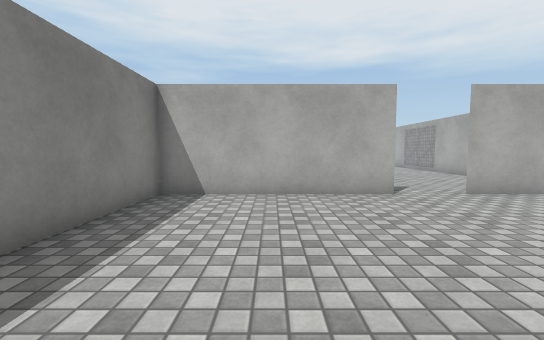
View 1 (above)

13 first-person views from a walk through a scene from a Unity 3-D project. The camera is 1.2 m above the floor, tilts 4° down and sees 90° across. The floor is counted in squares, 1 m on a side. Each view is taken from the middle of a square. On the plan, view 1 faces up. The plan holds only what a view shows up to about 13 squares ahead; the rest is blank. Surface patterns are stand-ins for the level's own textures.

View 2
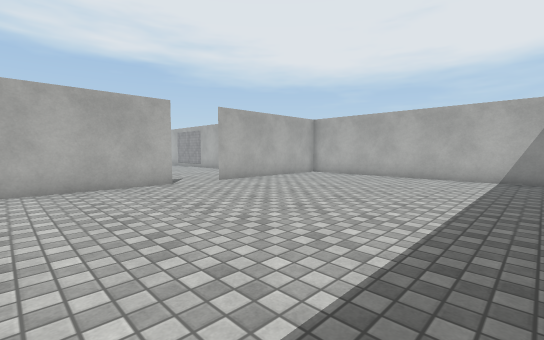

View 3
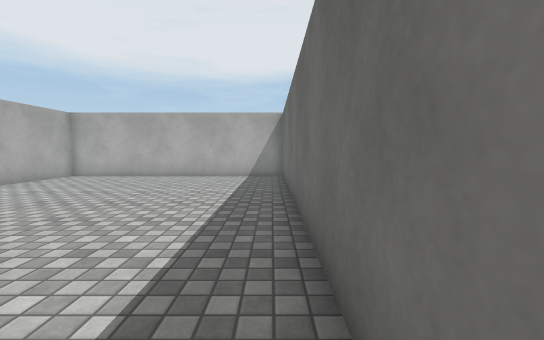

View 4
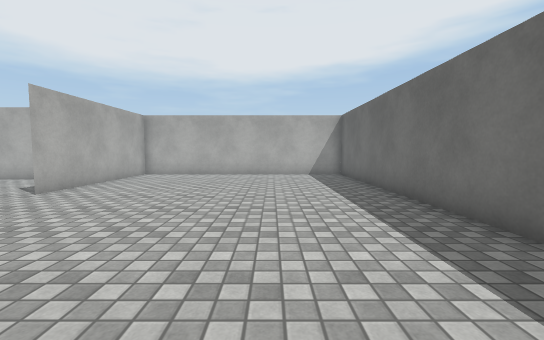

View 5
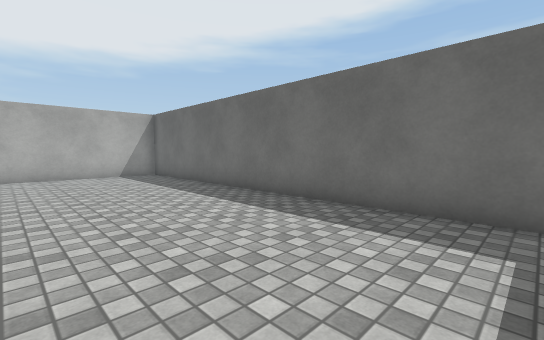

View 6
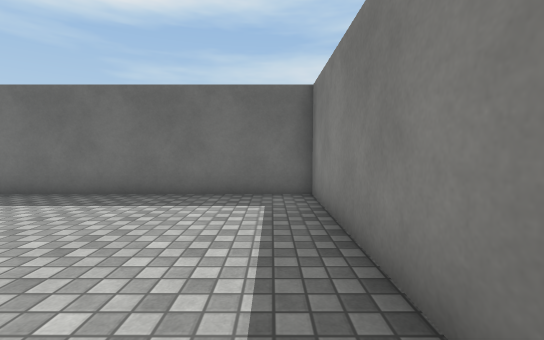

View 7
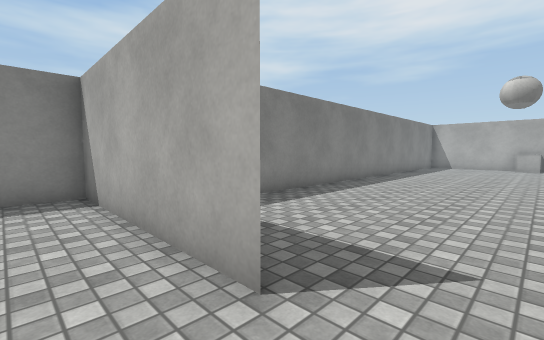

View 8
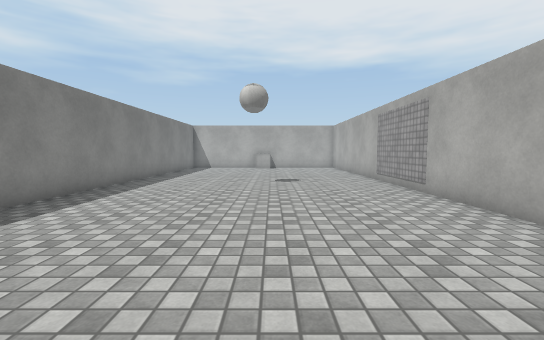

View 9
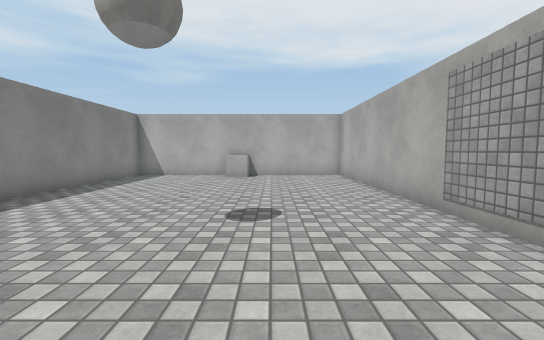

View 10
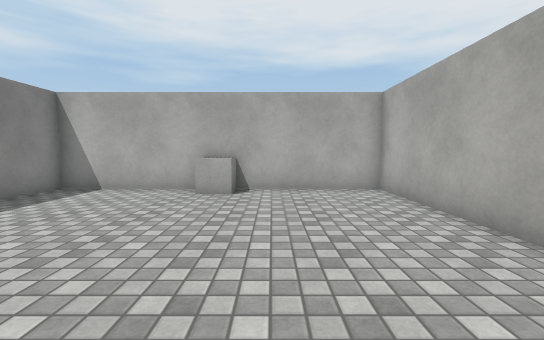

View 11
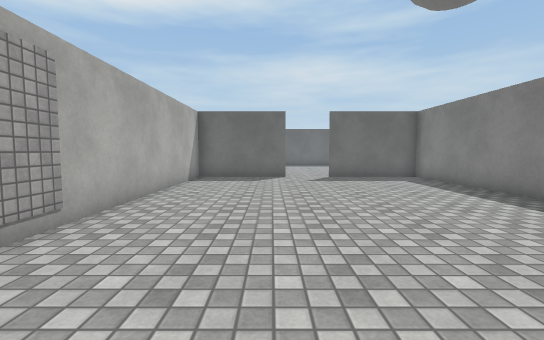

View 12
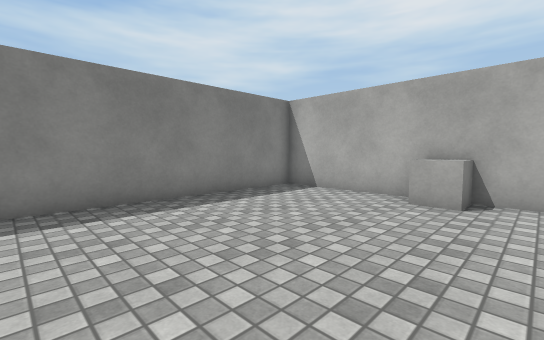

View 13
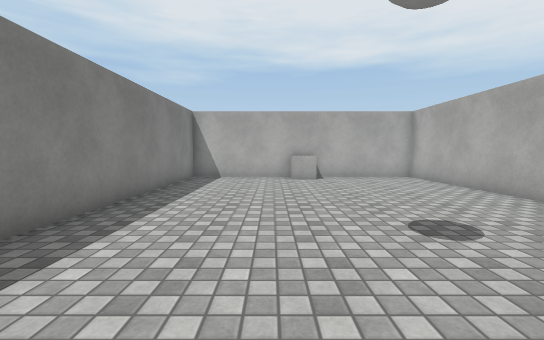

### Floor plan
Points are (right, up) in squares from view 1. A wall is a line through its corners. A room is listed if a view was taken in it or the views show most of it. See-through windows are left out.
Room 1 (views 1, 2, 3, 4, 5, 6, 7)
walls: (3.5, 7.5) (-3.1, 7.5) (-3.1, -2.5) (11.6, -2.5); (11.9, -2.5) (11.9, 7.5) (5.4, 7.5)
ways out: opening at (4.5, 7) to room 2
Room 2 (views 8, 9, 10, 11, 12, 13)
walls: (5.4, 7.5) (9.4, 7.5) (9.4, 27.5) (-0.6, 27.5) (-0.6, 7.5) (3.4, 7.5)
ways out: opening at (4.5, 7) to room 1
objects: cube (4, 27) to (5, 27)

Where each view was taken, in squares from view 1:
view 1: 0 up, 0 right, facing up
view 2: 2 down, 1 left, facing up-right
view 3: 2 down, 1 left, facing right
view 4: 1 up, 2 left, facing right
view 5: 3 up, 2 left, facing down-right
view 6: 5 up, 2 left, facing down
view 7: 6 up, 5 right, facing up-left
view 8: 8 up, 5 right, facing up
view 9: 14 up, 6 right, facing up
view 10: 19 up, 6 right, facing up
view 11: 20 up, 6 right, facing down
view 12: 20 up, 6 right, facing up-left
view 13: 15 up, 3 right, facing up
